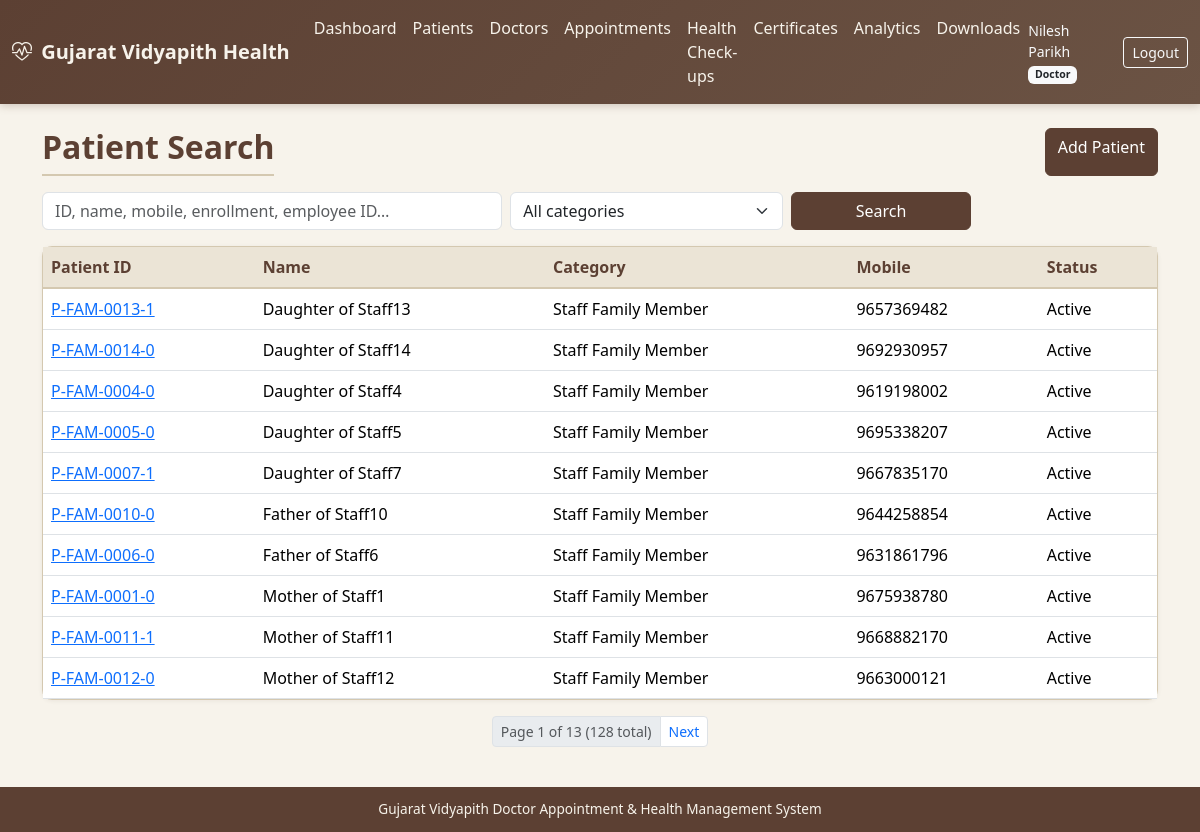
Page /patients/ (signed in) on the committed database.
### accounts/models.py (models this page shows, shortened)
class User(AbstractUser):
    role = models.ForeignKey(
        Role, on_delete=models.SET_NULL, null=True, blank=True, related_name='users'
    )
    mobile = models.CharField(max_length=15, blank=True)
    gender = models.CharField(
        max_length=10,
        choices=[('Male', 'Male'), ('Female', 'Female'), ('Other', 'Other')],
        blank=True,
    )
    profile_photo = models.ImageField(upload_to='profiles/', blank=True, null=True)
    is_active_user = models.BooleanField(default=True)
    created_at = models.DateTimeField(auto_now_add=True)
    updated_at = models.DateTimeField(auto_now=True)
    class Meta:
        ordering = ['username']
    @property
    def role_code(self):
        return self.role.code if self.role else None
    def has_role(self, *codes):
        return self.role and self.role.code in codes
    def is_doctor_user(self):
        if self.has_role(Role.DOCTOR, Role.ADMIN, Role.SUPER_ADMIN):
            return True
        try:
            return self.doctor_profile is not None
        except Exception:
            return False

class Role(models.Model):
    ADMIN = 'admin'
    DOCTOR = 'doctor'
    STUDENT = 'student'
    STAFF = 'staff'
    STAFF_FAMILY = 'staff_family'
    HOD = 'hod'
    SUPER_ADMIN = 'super_admin'
    ROLE_CHOICES = [
        (ADMIN, 'Administrator'),
        (DOCTOR, 'Doctor'),
        (STUDENT, 'Student'),
        (STAFF, 'Staff'),
        (STAFF_FAMILY, 'Staff Family Member'),
        (HOD, 'HOD'),
        (SUPER_ADMIN, 'Super Administrator'),
    ]
    code = models.CharField(max_length=20, choices=ROLE_CHOICES, unique=True)
    name = models.CharField(max_length=50)
    description = models.TextField(blank=True)
    is_active = models.BooleanField(default=True)
    created_at = models.DateTimeField(auto_now_add=True)
    class Meta:
        ordering = ['name']

### patients/models.py (models this page shows, shortened)
class Patient(models.Model):
    CATEGORY_STUDENT = 'student'
    CATEGORY_STAFF = 'staff'
    CATEGORY_STAFF_FAMILY = 'staff_family'
    CATEGORY_CHOICES = [
        (CATEGORY_STUDENT, 'Student'),
        (CATEGORY_STAFF, 'University Staff'),
        (CATEGORY_STAFF_FAMILY, 'Staff Family Member'),
    ]
    patient_id = models.CharField(max_length=30, unique=True, db_index=True)
    user = models.OneToOneField(
        settings.AUTH_USER_MODEL,
        on_delete=models.SET_NULL,
        null=True,
        blank=True,
        related_name='patient_profile',
    )
    category = models.CharField(max_length=20, choices=CATEGORY_CHOICES, db_index=True)
    name = models.CharField(max_length=150, db_index=True)
    gender = models.CharField(
        max_length=10,
        choices=[('Male', 'Male'), ('Female', 'Female'), ('Other', 'Other')],
        blank=True,
    )
    date_of_birth = models.DateField(null=True, blank=True)
    email = models.EmailField(blank=True, db_index=True)
    mobile = models.CharField(max_length=15, blank=True, db_index=True)
    address = models.TextField(blank=True)
    blood_group = models.CharField(max_length=5, blank=True)
    emergency_contact = models.CharField(max_length=15, blank=True)
    status = models.CharField(
        max_length=20,
        choices=[('Active', 'Active'), ('Inactive', 'Inactive')],
        default='Active',
    )
    created_at = models.DateTimeField(auto_now_add=True)
    updated_at = models.DateTimeField(auto_now=True)
    created_by = models.ForeignKey(
        settings.AUTH_USER_MODEL,
        on_delete=models.SET_NULL,
        null=True,
        blank=True,
        related_name='patients_created',
    )
    class Meta:
        ordering = ['name']
        indexes = [
            models.Index(fields=['name', 'mobile']),
            models.Index(fields=['category', 'status']),
        ]

### patients/views.py (the view, shortened to what this page needs)
# urls.py: path('', views.index, name='index'),
@login_required
def index(request):
    form = PatientSearchForm(request.GET or None)
    own = get_linked_patient(request.user)
    if own and not is_doctor(request.user) and not is_admin(request.user):
        return redirect('patients:detail', patient_id=own.patient_id)
    qs = Patient.objects.filter(status='Active').select_related(
        'student_profile', 'student_profile__department',
        'staff_profile', 'staff_profile__department',
        'family_profile',
    ).order_by('name')
    q = category = ''
    page = Paginator(qs, 10).get_page(request.GET.get('page'))
    return render(request, 'patients/list.html', {
        'page_obj': page, 'form': form, 'q': q, 'category': category,
        'categories': Patient.CATEGORY_CHOICES,
    })

### patients/forms.py
class PatientSearchForm(forms.Form):
    q = forms.CharField(required=False, label='Search', widget=forms.TextInput(attrs={
        'class': 'form-control', 'placeholder': 'Patient ID, name, mobile, email, enrollment, employee ID…'
    }))
    category = forms.ChoiceField(
        required=False,
        choices=[('', 'All categories')] + list(Patient.CATEGORY_CHOICES),
        widget=forms.Select(attrs={'class': 'form-select'}),
    )

### accounts/authorization.py (called while the page is built)
def get_linked_patient(user):
    if not user or not user.is_authenticated:
        return None
    try:
        return user.patient_profile
    except ObjectDoesNotExist:
        return None
    except AttributeError:
        return None

### templates/patients/list.html (shortened to what this page needs)
{% extends "base.html" %}
{% block content %}
<div class="container">
  <div class="d-flex justify-content-between mb-3 flex-wrap gap-2">
    <h2 class="page-title mb-0">Patient Search</h2>
    {% if user.is_doctor_user or user.is_admin_user or user.is_superuser %}
    <a href="{% url 'patients:doctor_add' %}" class="btn btn-gv">Add Patient</a>
    {% endif %}
  </div>
  <form class="row g-2 mb-3" method="get">
    <div class="col-md-5">
      <input type="text" name="q" value="{{ q }}" class="form-control"
             placeholder="ID, name, mobile, enrollment, employee ID…">
    </div>
    <div class="col-md-3">
      <select name="category" class="form-select">
        <option value="">All categories</option>
      </select>
    </div>
    <div class="col-md-2">
      <button class="btn btn-gv w-100" type="submit">Search</button>
    </div>
  </form>
  <div class="card card-gv">
    <div class="table-responsive">
      <table class="table table-gv table-hover mb-0">
        <thead>
          <tr>
            <th>Patient ID</th>
            <th>Name</th>
            <th>Category</th>
            <th>Mobile</th>
            <th>Status</th>
          </tr>
        </thead>
        <tbody>
        {% for p in page_obj %}
          <tr>
            <td><a href="{% url 'patients:detail' p.patient_id %}">{{ p.patient_id }}</a></td>
            <td>{{ p.name }}</td>
            <td>{{ p.get_category_display }}</td>
            <td>{{ p.mobile|default:"—" }}</td>
            <td>{{ p.status }}</td>
          </tr>
        {% empty %}
          <tr><td colspan="5" class="text-center text-muted">No patients found</td></tr>
        {% endfor %}
        </tbody>
      </table>
    </div>
  </div>
  {% include "includes/pagination.html" %}
</div>
{% endblock %}

### templates/base.html (shortened to what this page needs)
{% load static %}
<!DOCTYPE html>
<html lang="en">
<head>
  <link href="https://cdn.jsdelivr.net/npm/bootstrap@5.3.3/dist/css/bootstrap.min.css" rel="stylesheet">
  <link href="https://cdn.jsdelivr.net/npm/bootstrap-icons@1.11.3/font/bootstrap-icons.min.css" rel="stylesheet">
  <link href="{% static 'css/gv-theme.css' %}" rel="stylesheet">
</head>
<body class="d-flex flex-column">
{% if user.is_authenticated %}
<nav class="navbar navbar-expand-lg navbar-gv">
  <div class="container-fluid">
    <a class="navbar-brand fw-semibold" href="{% url 'accounts:dashboard' %}">
      <i class="bi bi-heart-pulse me-1"></i> Gujarat Vidyapith Health
    </a>
    <div class="collapse navbar-collapse" id="navMain">
      <ul class="navbar-nav me-auto">
        <li class="nav-item"><a class="nav-link" href="{% url 'accounts:dashboard' %}">Dashboard</a></li>
        {% if user.is_superuser or user.role_code == 'admin' or user.role_code == 'super_admin' or user.role_code == 'doctor' %}
        <li class="nav-item"><a class="nav-link" href="{% url 'patients:index' %}">Patients</a></li>
        {% endif %}
        <li class="nav-item"><a class="nav-link" href="{% url 'doctors:index' %}">Doctors</a></li>
        <li class="nav-item"><a class="nav-link" href="{% url 'appointments:index' %}">Appointments</a></li>
        <li class="nav-item"><a class="nav-link" href="{% url 'health_records:index' %}">Health Check-ups</a></li>
        <li class="nav-item"><a class="nav-link" href="{% url 'certificates:index' %}">Certificates</a></li>
        <li class="nav-item"><a class="nav-link" href="{% url 'analytics:index' %}">Analytics</a></li>
        <li class="nav-item"><a class="nav-link" href="{% url 'analytics:downloads' %}">Downloads</a></li>
      </ul>
      <span class="navbar-text text-light me-3 small">
        {{ user.get_full_name|default:user.username }}
        {% if user.role %}<span class="badge bg-light text-dark">{{ user.role.name }}</span>{% endif %}
      </span>
      <a class="btn btn-sm btn-outline-light" href="{% url 'accounts:logout' %}">Logout</a>
    </div>
  </div>
</nav>
{% endif %}
<main class="container-fluid py-4 flex-grow-1">
  {% block content %}{% endblock %}
</main>
<footer class="footer-gv text-center">
  <div class="container">
    Gujarat Vidyapith Doctor Appointment &amp; Health Management System
  </div>
</footer>
</body>
</html>

### static/css/gv-theme.css (style rules this page uses)
:root { --gv-cream: #f7f3eb; --gv-cream-dark: #ebe4d6; --gv-brown: #5c4033; --gv-brown-light: #8b6914; --gv-earth: #6b5344; --gv-muted: #a0896e; --gv-accent: #3d5a40; --gv-text: #2c2416; --gv-border: #d4c8b0; --gv-card: #fffdf8; --gv-success: #4a7c59; --gv-warning: #c4a35a; --gv-danger: #a65d57; }
body { background-color: var(--gv-cream); color: var(--gv-text); font-family: 'Segoe UI', system-ui, -apple-system, sans-serif; min-height: 100vh; }
.navbar-gv { background: linear-gradient(135deg, var(--gv-brown) 0%, var(--gv-earth) 100%); box-shadow: 0 2px 8px rgba(92, 64, 51, 0.25); }
.navbar-gv .navbar-brand, .navbar-gv .nav-link { color: var(--gv-cream) !important; }
.card-gv { background: var(--gv-card); border: 1px solid var(--gv-border); border-radius: 10px; box-shadow: 0 1px 4px rgba(92, 64, 51, 0.08); }
.btn-gv { background: var(--gv-brown); border-color: var(--gv-brown); color: #fff; }
.table-gv thead th { background: var(--gv-cream-dark); color: var(--gv-brown); border-bottom: 2px solid var(--gv-border); font-weight: 600; }
.page-title { color: var(--gv-brown); font-weight: 600; border-bottom: 2px solid var(--gv-border); padding-bottom: 0.5rem; margin-bottom: 1.25rem; }
.footer-gv { background: var(--gv-brown); color: var(--gv-cream); font-size: 0.85rem; padding: 0.75rem 0; margin-top: auto; }

### rows in the picture
User: get_full_name "Nilesh Parikh", role.name "Doctor"
Patient: patient_id "P-FAM-0013-1", name "Daughter of Staff13", category "Staff Family Member", mobile "9657369482", status "Active"
Patient: patient_id "P-FAM-0014-0", name "Daughter of Staff14", category "Staff Family Member", mobile "9692930957", status "Active"
Patient: patient_id "P-FAM-0004-0", name "Daughter of Staff4", category "Staff Family Member", mobile "9619198002", status "Active"
Patient: patient_id "P-FAM-0005-0", name "Daughter of Staff5", category "Staff Family Member", mobile "9695338207", status "Active"
Patient: patient_id "P-FAM-0007-1", name "Daughter of Staff7", category "Staff Family Member", mobile "9667835170", status "Active"
Patient: patient_id "P-FAM-0010-0", name "Father of Staff10", category "Staff Family Member", mobile "9644258854", status "Active"
Patient: patient_id "P-FAM-0006-0", name "Father of Staff6", category "Staff Family Member", mobile "9631861796", status "Active"
Patient: patient_id "P-FAM-0001-0", name "Mother of Staff1", category "Staff Family Member", mobile "9675938780", status "Active"
Patient: patient_id "P-FAM-0011-1", name "Mother of Staff11", category "Staff Family Member", mobile "9668882170", status "Active"
Patient: patient_id "P-FAM-0012-0", name "Mother of Staff12", category "Staff Family Member", mobile "9663000121", status "Active"

### other values in the picture
{{ page_obj.number }} "1"
{{ page_obj.paginator.num_pages }} "13"
{{ page_obj.paginator.count }} "128"
